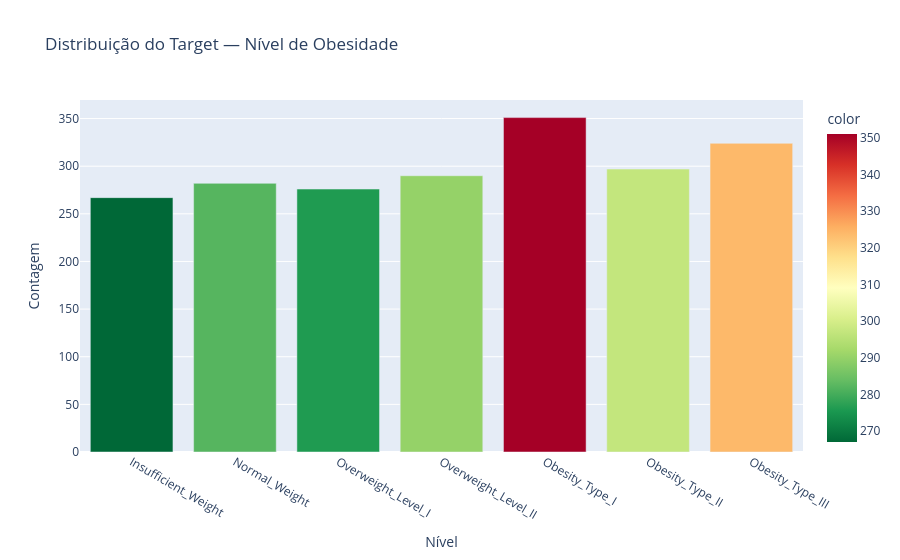

Here is the notebook cell this chart was saved with:
### Markdown cell above
---
## 2. Análise Exploratória (EDA)
### 2.1 Distribuição do Target

### Code cell
TARGET_ORDER = [
    'Insufficient_Weight', 'Normal_Weight',
    'Overweight_Level_I', 'Overweight_Level_II',
    'Obesity_Type_I', 'Obesity_Type_II', 'Obesity_Type_III'
]

counts = df['Obesity'].value_counts().reindex(TARGET_ORDER)
fig = px.bar(
    x=counts.index, y=counts.values,
    title='Distribuição do Target — Nível de Obesidade',
    labels={'x': 'Nível', 'y': 'Contagem'},
    color=counts.values, color_continuous_scale='RdYlGn_r'
)
fig.show()

print('\nDistribuição percentual:')
print((df['Obesity'].value_counts(normalize=True) * 100).round(1).reindex(TARGET_ORDER).to_string())

### Figure 1 — Plotly figure (JSON) as saved in the notebook; plotly's stock layout.template omitted (floating-point values rounded to 4 significant figures)
{"data": [{"hovertemplate": "Nível=%{x}<br>Contagem=%{y}<br>color=%{marker.color}<extra></extra>", "legendgroup": "", "marker": {"color": [267, 282, 276, 290, 351, 297, 324], "coloraxis": "coloraxis", "pattern": {"shape": ""}}, "name": "", "orientation": "v", "showlegend": false, "textposition": "auto", "type": "bar", "x": ["Insufficient_Weight", "Normal_Weight", "Overweight_Level_I", "Overweight_Level_II", "Obesity_Type_I", "Obesity_Type_II", "Obesity_Type_III"], "xaxis": "x", "y": [267, 282, 276, 290, 351, 297, 324], "yaxis": "y"}], "layout": {"barmode": "relative", "coloraxis": {"colorbar": {"title": {"text": "color"}}, "colorscale": [[0, "rgb(0,104,55)"], [0.1, "rgb(26,152,80)"], [0.2, "rgb(102,189,99)"], [0.3, "rgb(166,217,106)"], [0.4, "rgb(217,239,139)"], [0.5, "rgb(255,255,191)"], [0.6, "rgb(254,224,139)"], [0.7, "rgb(253,174,97)"], [0.8, "rgb(244,109,67)"], [0.9, "rgb(215,48,39)"], [1, "rgb(165,0,38)"]]}, "legend": {"tracegroupgap": 0}, "title": {"text": "Distribuição do Target — Nível de Obesidade"}, "xaxis": {"anchor": "y", "domain": [0, 1], "title": {"text": "Nível"}}, "yaxis": {"anchor": "x", "domain": [0, 1], "title": {"text": "Contagem"}}}}
